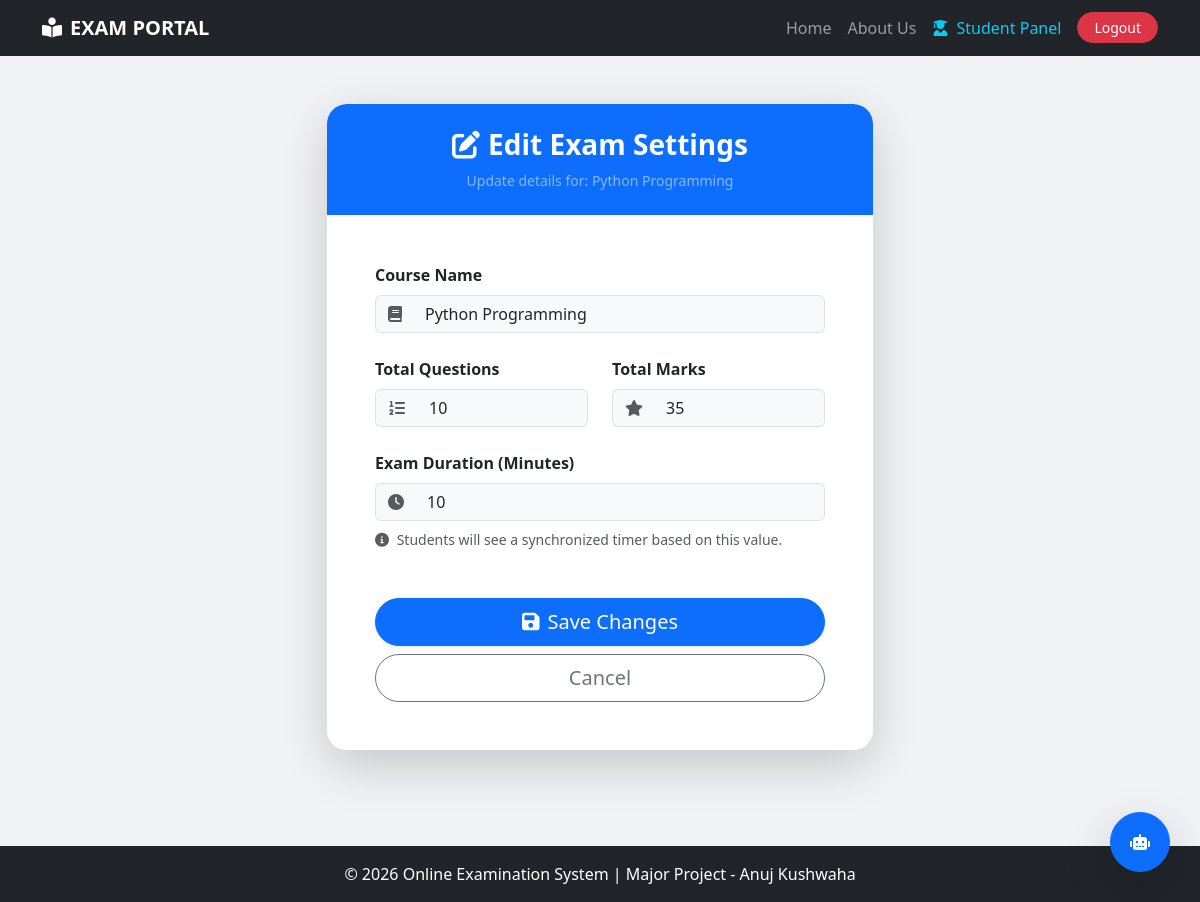
The app's page /edit-course/1/ (signed in) with its own data.
### exam/models.py (models this page shows, shortened)
class Course(models.Model):
    course_name = models.CharField(max_length=50)
    question_number = models.PositiveIntegerField()
    total_marks = models.PositiveIntegerField()
    duration = models.PositiveIntegerField(default=30, help_text="Duration in minutes")

### exam/views.py (the view, shortened to what this page needs)
# urls.py: path('edit-course/<int:pk>/', views.edit_course_view, name='edit-course'),
@login_required
def edit_course_view(request, pk):
    course = get_object_or_404(Course, id=pk)
    return render(request, 'edit_course.html', {'course': course})

### exam/templates/edit_course.html (shortened to what this page needs)
{% extends 'base.html' %}
{% load static %}
{% block content %}
<div class="container py-5">
    <div class="row justify-content-center">
        <div class="col-md-6">
            <div class="card border-0 shadow-lg rounded-4 overflow-hidden">
                <div class="card-header bg-primary py-4 text-center border-0">
                    <h3 class="fw-bold text-white mb-0">
                        <i class="fas fa-edit me-2"></i>Edit Exam Settings
                    </h3>
                    <p class="text-white-50 mb-0 mt-2 small">Update details for: {{ course.course_name }}</p>
                </div>
                <div class="card-body p-4 p-md-5 bg-white">
                    <form method="POST">
                        <div class="mb-4">
                            <label class="form-label fw-bold text-dark">Course Name</label>
                            <div class="input-group">
                                <span class="input-group-text bg-light border-end-0"><i class="fas fa-book text-muted"></i></span>
                                <input type="text" name="course_name" value="{{ course.course_name }}" class="form-control border-start-0 bg-light" required>
                            </div>
                        </div>
                        <div class="row">
                            <div class="col-md-6 mb-4">
                                <label class="form-label fw-bold text-dark">Total Questions</label>
                                <div class="input-group">
                                    <span class="input-group-text bg-light border-end-0"><i class="fas fa-list-ol text-muted"></i></span>
                                    <input type="number" name="question_number" value="{{ course.question_number }}" class="form-control border-start-0 bg-light" required>
                                </div>
                            </div>
                            <div class="col-md-6 mb-4">
                                <label class="form-label fw-bold text-dark">Total Marks</label>
                                <div class="input-group">
                                    <span class="input-group-text bg-light border-end-0"><i class="fas fa-star text-muted"></i></span>
                                    <input type="number" name="total_marks" value="{{ course.total_marks }}" class="form-control border-start-0 bg-light" required>
                                </div>
                            </div>
                        </div>
                        <div class="mb-4">
                            <label class="form-label fw-bold text-dark">Exam Duration (Minutes)</label>
                            <div class="input-group">
                                <span class="input-group-text bg-light border-end-0"><i class="fas fa-clock text-muted"></i></span>
                                <input type="number" name="duration" value="{{ course.duration }}" class="form-control border-start-0 bg-light" required>
                            </div>
                            <div class="form-text text-muted mt-2">
                                <i class="fas fa-info-circle me-1"></i> Students will see a synchronized timer based on this value.
                            </div>
                        </div>
                        <div class="d-grid gap-2 mt-5">
                            <button type="submit" class="btn btn-primary btn-lg rounded-pill shadow-sm">
                                <i class="fas fa-save me-2"></i>Save Changes
                            </button>
                            <a href="{% url 'teacher-dashboard' %}" class="btn btn-outline-secondary btn-lg rounded-pill">
                                Cancel
                            </a>
                        </div>
                    </form>
                </div>
            </div>
        </div>
    </div>
</div>
{% endblock %}

### exam/templates/edit_course.html (style rules this page uses)
body { background-color: #f0f2f5; }
.input-group-text { border-color: #dee2e6; }
.rounded-4 { border-radius: 1.25rem !important; }

### records on screen
Course: course_name "Python Programming", question_number "10", total_marks "35", duration "10"
